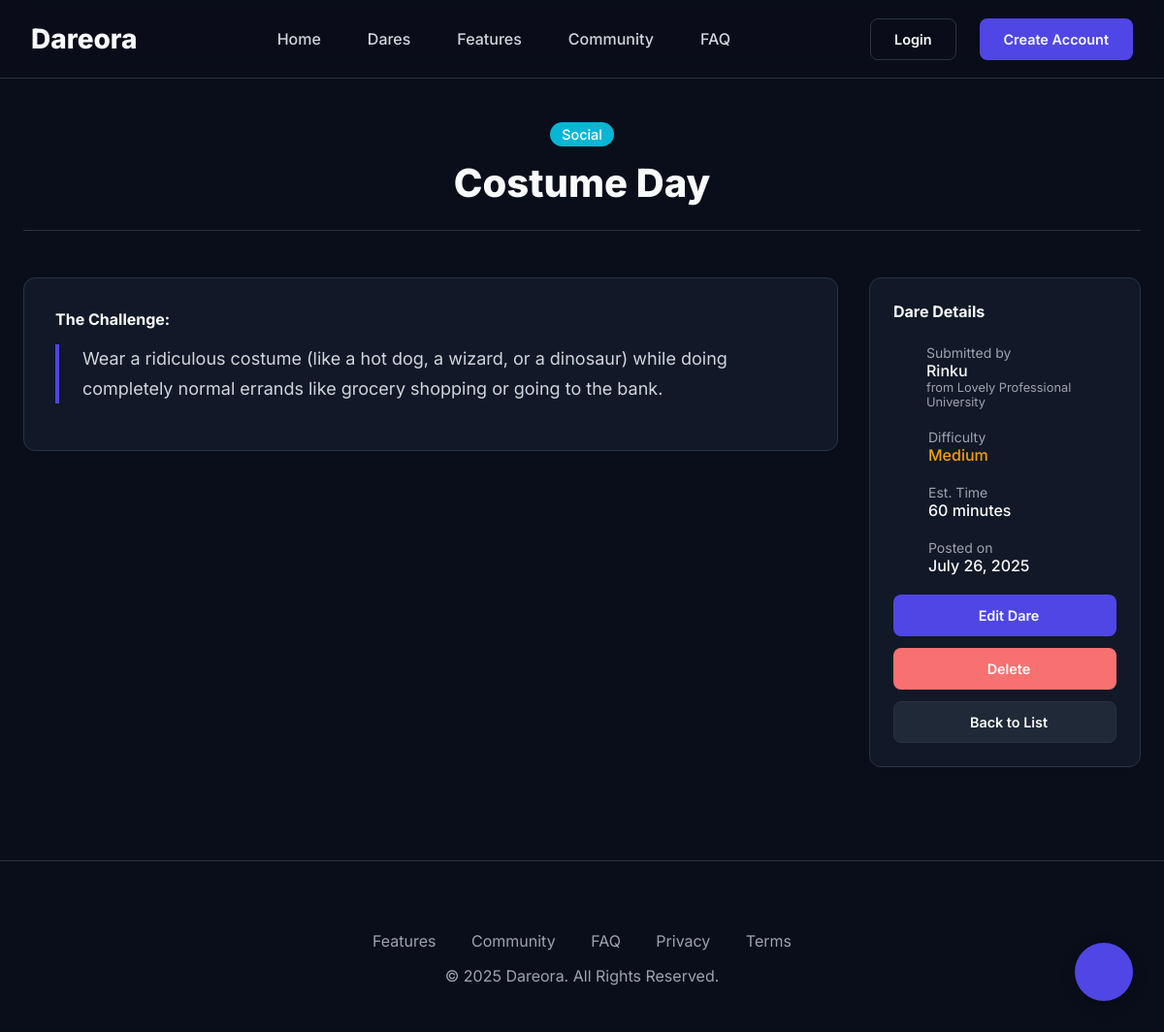
/dare/costume-day/, run on the app's committed database.
### dares/models.py (models this page shows, shortened)
class Dare(models.Model):
    STATUS_CHOICES = [
        ('pending', 'Pending Review'),
        ('approved', 'Approved'),
        ('rejected', 'Rejected'),
        ('featured', 'Featured'),
    ]
    phone_regex = RegexValidator(
        regex=r'^\+?1?\d{9,15}$',
        message="Phone number must be entered in the format: '+999999999'. Up to 15 digits allowed."
    )
    id = models.UUIDField(primary_key=True, default=uuid.uuid4, editable=False)
    title = models.CharField(max_length=200, help_text="Give your dare a catchy title")
    slug = models.SlugField(unique=True, blank=True)
    name = models.CharField(max_length=100, help_text="Your full name")
    email = models.EmailField(help_text="Your email address")
    phone_number = models.CharField(
        validators=[phone_regex],
        max_length=17,
        help_text="Your phone number for verification"
    )
    college = models.CharField(max_length=200, help_text="Your college/university name")
    dare_text = models.TextField(help_text="Describe the dare in detail")
    category = models.ForeignKey(
        Category,
        on_delete=models.CASCADE,
        related_name='dares',
        help_text="Select the appropriate category"
    )
    difficulty = models.ForeignKey(
        DifficultyLevel,
        on_delete=models.CASCADE,
        related_name='dares',
        help_text="How difficult is this dare?"
    )
    estimated_time = models.PositiveIntegerField(
        help_text="Estimated time to complete (in minutes)",
        null=True,
        blank=True
    )
    required_items = models.TextField(
        blank=True,
        help_text="List any items/materials needed (optional)"
    )
    safety_notes = models.TextField(
        blank=True,
        help_text="Any safety precautions or warnings (optional)"
    )
    status = models.CharField(max_length=20, choices=STATUS_CHOICES, default='pending')
    is_approved = models.BooleanField(default=False)
    is_featured = models.BooleanField(default=False)
    rejection_reason = models.TextField(blank=True)
    views_count = models.PositiveIntegerField(default=0)
    likes_count = models.PositiveIntegerField(default=0)
    completions_count = models.PositiveIntegerField(default=0)
    created_at = models.DateTimeField(auto_now_add=True)
    updated_at = models.DateTimeField(auto_now=True)
    approved_at = models.DateTimeField(null=True, blank=True)
    class Meta:
        ordering = ['-created_at']
        indexes = [
            models.Index(fields=['status', 'is_approved']),
            models.Index(fields=['category', 'difficulty']),
            models.Index(fields=['-created_at']),
        ]
    def save(self, *args, **kwargs):
        if self.status == 'approved':
            self.is_approved = True
            if not self.approved_at:
                from django.utils import timezone
                self.approved_at = timezone.now()
        elif self.status == 'featured':
            self.is_approved = True
            self.is_featured = True
            if not self.approved_at:
                from django.utils import timezone
                self.approved_at = timezone.now()
        else:
            self.is_approved = False
            self.is_featured = False
        super().save(*args, **kwargs)
    @property
    def difficulty_badge_color(self):
        colors = {
            'easy': '#10B981',
            'medium': '#F59E0B',
            'hard': '#EF4444',
            'extreme': '#7C2D12'
        }
        return colors.get(self.difficulty.name, '#6B7280')
    def increment_views(self):
        self.views_count += 1
        self.save(update_fields=['views_count'])

class Category(models.Model):
    CATEGORY_CHOICES = [
        ('extreme', 'Extreme'),
        ('creative', 'Creative'),
        ('social', 'Social'),
        ('adventure', 'Adventure'),
    ]
    CATEGORY_ICONS = {
        'extreme': 'ph-flame',
        'creative': 'ph-paint-brush',
        'social': 'ph-users',
        'adventure': 'ph-mountains',
    }
    CATEGORY_COLORS = {
        'extreme': '#EF4444',
        'creative': '#8B5CF6',
        'social': '#06B6D4',
        'adventure': '#F59E0B',
    }
    name = models.CharField(max_length=50, choices=CATEGORY_CHOICES, unique=True)
    description = models.TextField(blank=True)
    is_active = models.BooleanField(default=True)
    created_at = models.DateTimeField(auto_now_add=True)
    class Meta:
        verbose_name_plural = "Categories"
        ordering = ['name']
    def __str__(self):
        return self.get_name_display()
    @property
    def color(self):
        return self.CATEGORY_COLORS.get(self.name, '#6B7280')

class DifficultyLevel(models.Model):
    DIFFICULTY_CHOICES = [
        ('easy', 'Easy'),
        ('medium', 'Medium'),
        ('hard', 'Hard'),
        ('extreme', 'Extreme'),
    ]
    name = models.CharField(max_length=20, choices=DIFFICULTY_CHOICES, unique=True)
    description = models.TextField(blank=True)
    color = models.CharField(max_length=7, default='#6B7280')
    def __str__(self):
        return self.get_name_display()
    class Meta:
        ordering = ['name']

### dares/views.py (the view)
# urls.py: path('dare/<slug:slug>/', DareDetailView.as_view(), name='dare_detail'),
class DareDetailView(DetailView):
    model = Dare
    template_name = 'dare_detail.html'
    context_object_name = 'dare'
    slug_field = 'slug'
    slug_url_kwarg = 'slug'
    def get_queryset(self):
        return Dare.objects.filter(is_approved=True).select_related(
            'category', 'difficulty'
        )
    def get_object(self, queryset=None):
        obj = super().get_object(queryset)
        obj.increment_views()
        return obj
    def get_context_data(self, **kwargs):
        context = super().get_context_data(**kwargs)
        context['completion_form'] = DareCompletionForm()
        context['recent_completions'] = DareCompletion.objects.filter(
            dare=self.object, is_verified=True
        ).order_by('-completed_at')[:5]
        context['user_has_liked'] = False
        context['related_dares'] = Dare.objects.filter(
            category=self.object.category,
            is_approved=True
        ).exclude(id=self.object.id).select_related(
            'category', 'difficulty'
        )[:4]
        total_attempts = DareCompletion.objects.filter(dare=self.object).count()
        verified_completions = DareCompletion.objects.filter(
            dare=self.object, is_verified=True
        ).count()
        if total_attempts > 0:
            context['completion_rate'] = round((verified_completions / total_attempts) * 100, 1)
        else:
            context['completion_rate'] = 0
        context['total_attempts'] = total_attempts
        return context

### templates/dare_detail.html (shortened to what this page needs)
{% extends 'base.html' %}
{% block content %}
<div class="page-header">
    <span class="meta-value" style="background: {{ dare.category.color }}; color: #fff; padding: 0.25rem 0.75rem; border-radius: var(--radius-full); font-size: 0.9rem;">{{ dare.category }}</span>
    <h2 style="margin-top: 1rem;">{{ dare.title }}</h2>
</div>
<div class="dare-detail-grid">
    <div class="main-content">
        <div class="card">
            <h4>The Challenge:</h4>
            <blockquote class="dare-blockquote">
                {{ dare.dare_text|linebreaks }}
            </blockquote>
        </div>
    </div>
    <div class="sidebar">
        <div class="sidebar-card">
            <h4>Dare Details</h4>
            <ul class="dare-meta">
                <li>
                    <div>
                        <div class="meta-label">Submitted by</div>
                        <div class="meta-value">{{ dare.name }}</div>
                        <div class="meta-label" style="font-size: 0.8rem;">from {{ dare.college }}</div>
                    </div>
                </li>
                <li>
                    <div>
                        <div class="meta-label">Difficulty</div>
                        <div class="meta-value" style="color: {{ dare.difficulty_badge_color }};">{{ dare.difficulty }}</div>
                    </div>
                </li>
                <li>
                    <div>
                        <div class="meta-label">Est. Time</div>
                        <div class="meta-value">{{ dare.estimated_time|default:"N/A" }} minutes</div>
                    </div>
                </li>
                <li>
                    <div>
                        <div class="meta-label">Posted on</div>
                        <div class="meta-value">{{ dare.created_at|date:"F j, Y" }}</div>
                    </div>
                </li>
            </ul>
            <div class="form-actions" style="flex-direction: column; gap: 0.75rem; margin-top: 0;">
                <a href="{% url 'dares:dare_edit' dare.slug %}" class="btn btn-primary"> Edit Dare</a>
                <a href="{% url 'dares:dare_delete' dare.slug %}" class="btn btn-danger"> Delete</a>
                <a href="{% url 'dares:dare_list' %}" class="btn btn-secondary"> Back to List</a>
            </div>
        </div>
    </div>
</div>
{% endblock %}

### templates/base.html (style rules this page uses)
:root { --color-background: #0A0E1A; --color-surface: #111827; --color-surface-light: #1F2937; --color-border: #2c3242; --color-text-primary: #F9FAFB; --color-text-secondary: #D1D5DB; --color-text-muted: #9CA3AF; --color-brand: #4F46E5; --color-brand-light: rgba(79, 70, 229, 0.1); --color-accent: #3B82F6; --color-danger: #F87171; --color-success: #34D399; --space-xs: 0.25rem; --space-sm: 0.5rem; --space-md: 1rem; --space-lg: 1.5rem; --space-xl: 2rem; --space-2xl: 3rem; --radius-md: 0.5rem; --radius-lg: 0.75rem; --radius-full: 9999px; --shadow-glow: 0 0 25px rgba(79, 70, 229, 0.3); }
* { box-sizing: border-box; margin: 0; padding: 0; }
html { scroll-behavior: smooth; }
body { font-family: 'Inter', sans-serif; background-color: var(--color-background); color: var(--color-text-primary); -webkit-font-smoothing: antialiased; -moz-osx-font-smoothing: grayscale; overflow-x: hidden; }
.page-header { text-align: center; margin-bottom: var(--space-2xl); padding-bottom: var(--space-lg); border-bottom: 1px solid var(--color-border); }
.page-header h2 { font-size: 2.5rem; font-weight: 800; }
.card { background: var(--color-surface); border: 1px solid var(--color-border); border-radius: var(--radius-lg); padding: var(--space-xl); }
.btn { display: inline-flex; align-items: center; justify-content: center; gap: var(--space-sm); padding: 0.75rem 1.5rem; border-radius: var(--radius-md); font-weight: 600; text-decoration: none; transition: all 0.2s ease; cursor: pointer; border: 1px solid transparent; font-size: 0.9rem; }
.btn-primary { background-color: var(--color-brand); color: var(--color-text-primary); }
.btn-secondary { background-color: var(--color-surface-light); color: var(--color-text-primary); border: 1px solid var(--color-border); }
.btn-danger { background-color: var(--color-danger); color: var(--color-text-primary); }
.form-actions { margin-top: var(--space-xl); display: flex; gap: var(--space-md); }

### templates/dare_detail.html (style rules this page uses)
.dare-detail-grid { display: grid; grid-template-columns: 1fr; gap: 2rem; }
@media (min-width: 992px) { .dare-detail-grid { grid-template-columns: 3fr 1fr; } }
@media (min-width: 992px) { .main-content { order: 1; } }
@media (min-width: 992px) { .sidebar { order: 2; } }
.dare-meta { list-style: none; padding: 0; margin: 1.5rem 0 0 0; }
.dare-meta li { display: flex; align-items: flex-start; gap: 0.75rem; margin-bottom: 1.25rem; font-size: 1rem; }
.meta-label { color: var(--color-text-muted); font-size: 0.875rem; }
.meta-value { font-weight: 500; color: var(--color-text-primary); }
.dare-blockquote { border-left: 4px solid var(--color-brand); padding-left: 1.5rem; margin: 1rem 0; font-size: 1.125rem; color: var(--color-text-secondary); line-height: 1.7; }
.sidebar-card { background-color: var(--color-surface); border: 1px solid var(--color-border); border-radius: var(--radius-lg); padding: 1.5rem; position: sticky; top: 100px; }

### data on the page
Dare: category "Social", title "Costume Day", dare_text "Wear a ridiculous costume (like a hot dog, a wizard, or a dinosaur) while doing completely normal errands like grocery shopping or going to the bank.", name "Rinku", college "Lovely Professional University", difficulty "Medium", estimated_time "60", created_at "July 26, 2025"
